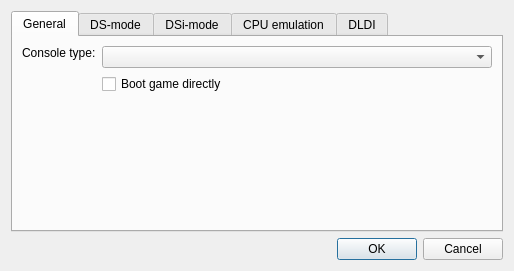
<?xml version="1.0" encoding="UTF-8"?>
<ui version="4.0">
 <class>EmuSettingsDialog</class>
 <widget class="QDialog" name="EmuSettingsDialog">
  <property name="geometry">
   <rect>
    <x>0</x>
    <y>0</y>
    <width>575</width>
    <height>254</height>
   </rect>
  </property>
  <property name="sizePolicy">
   <sizepolicy hsizetype="Fixed" vsizetype="Fixed">
    <horstretch>0</horstretch>
    <verstretch>0</verstretch>
   </sizepolicy>
  </property>
  <property name="windowTitle">
   <string>Emu settings - melonDS</string>
  </property>
  <layout class="QVBoxLayout" name="verticalLayout">
   <property name="sizeConstraint">
    <enum>QLayout::SetFixedSize</enum>
   </property>
   <item>
    <widget class="QTabWidget" name="tabWidget">
     <property name="currentIndex">
      <number>0</number>
     </property>
     <widget class="QWidget" name="tab">
      <attribute name="title">
       <string>General</string>
      </attribute>
      <layout class="QFormLayout" name="formLayout_4">
       <item row="1" column="1">
        <widget class="QComboBox" name="cbxConsoleType">
         <property name="sizePolicy">
          <sizepolicy hsizetype="MinimumExpanding" vsizetype="Fixed">
           <horstretch>0</horstretch>
           <verstretch>0</verstretch>
          </sizepolicy>
         </property>
         <property name="whatsThis">
          <string>&lt;html&gt;&lt;head/&gt;&lt;body&gt;&lt;p&gt;The type of console to emulate&lt;/p&gt;&lt;/body&gt;&lt;/html&gt;</string>
         </property>
        </widget>
       </item>
       <item row="2" column="1">
        <widget class="QCheckBox" name="chkDirectBoot">
         <property name="whatsThis">
          <string>&lt;html&gt;&lt;head/&gt;&lt;body&gt;&lt;p&gt;When loading a ROM, completely skip the regular boot process (&amp;quot;Nintendo DS&amp;quot; screen) to boot the ROM directly.&lt;/p&gt;&lt;p&gt;&lt;br/&gt;&lt;/p&gt;&lt;p&gt;Note: if your firmware dump isn't bootable, the ROM will be booted directly regardless of this setting.&lt;/p&gt;&lt;/body&gt;&lt;/html&gt;</string>
         </property>
         <property name="text">
          <string>Boot game directly</string>
         </property>
        </widget>
       </item>
       <item row="3" column="0">
        <spacer name="verticalSpacer_2">
         <property name="orientation">
          <enum>Qt::Vertical</enum>
         </property>
         <property name="sizeHint" stdset="0">
          <size>
           <width>20</width>
           <height>40</height>
          </size>
         </property>
        </spacer>
       </item>
       <item row="1" column="0">
        <widget class="QLabel" name="label_4">
         <property name="sizePolicy">
          <sizepolicy hsizetype="Preferred" vsizetype="Fixed">
           <horstretch>0</horstretch>
           <verstretch>0</verstretch>
          </sizepolicy>
         </property>
         <property name="text">
          <string>Console type:</string>
         </property>
        </widget>
       </item>
      </layout>
     </widget>
     <widget class="QWidget" name="tab_2">
      <attribute name="title">
       <string>DS-mode</string>
      </attribute>
      <layout class="QGridLayout" name="gridLayout">
       <item row="1" column="1">
        <widget class="QPathInput" name="txtBIOS7Path">
         <property name="whatsThis">
          <string>&lt;html&gt;&lt;head/&gt;&lt;body&gt;&lt;p&gt;DS-mode ARM7 BIOS&lt;/p&gt;&lt;p&gt;Size should be 16 KB&lt;/p&gt;&lt;/body&gt;&lt;/html&gt;</string>
         </property>
        </widget>
       </item>
       <item row="2" column="1">
        <widget class="QPathInput" name="txtFirmwarePath">
         <property name="whatsThis">
          <string>&lt;html&gt;&lt;head/&gt;&lt;body&gt;&lt;p&gt;DS-mode firmware&lt;/p&gt;&lt;p&gt;&lt;br/&gt;&lt;/p&gt;&lt;p&gt;Possible firmwares:&lt;/p&gt;&lt;p&gt;* 128 KB: DS-mode firmware from a DSi or 3DS. Not bootable.&lt;/p&gt;&lt;p&gt;* 256 KB: regular DS firmware.&lt;/p&gt;&lt;p&gt;* 512 KB: iQue DS firmware.&lt;/p&gt;&lt;/body&gt;&lt;/html&gt;</string>
         </property>
        </widget>
       </item>
       <item row="2" column="0">
        <widget class="QLabel" name="label_3">
         <property name="text">
          <string>DS firmware:</string>
         </property>
        </widget>
       </item>
       <item row="1" column="0">
        <widget class="QLabel" name="label_2">
         <property name="text">
          <string>DS ARM7 BIOS:</string>
         </property>
        </widget>
       </item>
       <item row="1" column="2">
        <widget class="QPushButton" name="btnBIOS7Browse">
         <property name="text">
          <string>Browse...</string>
         </property>
        </widget>
       </item>
       <item row="2" column="2">
        <widget class="QPushButton" name="btnFirmwareBrowse">
         <property name="text">
          <string>Browse...</string>
         </property>
        </widget>
       </item>
       <item row="0" column="2">
        <widget class="QPushButton" name="btnBIOS9Browse">
         <property name="sizePolicy">
          <sizepolicy hsizetype="Minimum" vsizetype="Fixed">
           <horstretch>0</horstretch>
           <verstretch>0</verstretch>
          </sizepolicy>
         </property>
         <property name="text">
          <string>Browse...</string>
         </property>
         <property name="autoDefault">
          <bool>true</bool>
         </property>
        </widget>
       </item>
       <item row="0" column="0">
        <widget class="QLabel" name="label">
         <property name="text">
          <string>DS ARM9 BIOS:</string>
         </property>
        </widget>
       </item>
       <item row="0" column="1">
        <widget class="QPathInput" name="txtBIOS9Path">
         <property name="sizePolicy">
          <sizepolicy hsizetype="Expanding" vsizetype="Fixed">
           <horstretch>0</horstretch>
           <verstretch>0</verstretch>
          </sizepolicy>
         </property>
         <property name="minimumSize">
          <size>
           <width>290</width>
           <height>0</height>
          </size>
         </property>
         <property name="statusTip">
          <string/>
         </property>
         <property name="whatsThis">
          <string>&lt;html&gt;&lt;head/&gt;&lt;body&gt;&lt;p&gt;DS-mode ARM9 BIOS&lt;/p&gt;&lt;p&gt;Size should be 4 KB&lt;/p&gt;&lt;/body&gt;&lt;/html&gt;</string>
         </property>
        </widget>
       </item>
       <item row="3" column="0">
        <spacer name="verticalSpacer_5">
         <property name="orientation">
          <enum>Qt::Vertical</enum>
         </property>
         <property name="sizeHint" stdset="0">
          <size>
           <width>20</width>
           <height>40</height>
          </size>
         </property>
        </spacer>
       </item>
      </layout>
     </widget>
     <widget class="QWidget" name="tab_4">
      <attribute name="title">
       <string>DSi-mode</string>
      </attribute>
      <layout class="QGridLayout" name="gridLayout_2">
       <item row="1" column="1">
        <widget class="QPathInput" name="txtDSiBIOS7Path">
         <property name="whatsThis">
          <string>&lt;html&gt;&lt;head/&gt;&lt;body&gt;&lt;p&gt;DSi-mode ARM7 BIOS&lt;/p&gt;&lt;p&gt;&lt;br/&gt;&lt;/p&gt;&lt;p&gt;Size should be 64 KB&lt;/p&gt;&lt;/body&gt;&lt;/html&gt;</string>
         </property>
        </widget>
       </item>
       <item row="5" column="2">
        <widget class="QPushButton" name="btnDSiSDBrowse">
         <property name="text">
          <string>Browse...</string>
         </property>
        </widget>
       </item>
       <item row="3" column="0">
        <widget class="QLabel" name="label_8">
         <property name="text">
          <string>DSi NAND:</string>
         </property>
        </widget>
       </item>
       <item row="3" column="2">
        <widget class="QPushButton" name="btnDSiNANDBrowse">
         <property name="text">
          <string>Browse...</string>
         </property>
        </widget>
       </item>
       <item row="1" column="0">
        <widget class="QLabel" name="label_6">
         <property name="text">
          <string>DSi ARM7 BIOS:</string>
         </property>
        </widget>
       </item>
       <item row="2" column="2">
        <widget class="QPushButton" name="btnDSiFirmwareBrowse">
         <property name="text">
          <string>Browse...</string>
         </property>
        </widget>
       </item>
       <item row="3" column="1">
        <widget class="QPathInput" name="txtDSiNANDPath">
         <property name="whatsThis">
          <string>&lt;html&gt;&lt;head/&gt;&lt;body&gt;&lt;p&gt;DSi NAND dump&lt;/p&gt;&lt;p&gt;&lt;br/&gt;&lt;/p&gt;&lt;p&gt;Should have 'nocash footer' at the end&lt;/p&gt;&lt;/body&gt;&lt;/html&gt;</string>
         </property>
        </widget>
       </item>
       <item row="0" column="2">
        <widget class="QPushButton" name="btnDSiBIOS9Browse">
         <property name="text">
          <string>Browse...</string>
         </property>
        </widget>
       </item>
       <item row="5" column="0">
        <widget class="QLabel" name="label_10">
         <property name="text">
          <string>DSi SD card:</string>
         </property>
        </widget>
       </item>
       <item row="0" column="1">
        <widget class="QPathInput" name="txtDSiBIOS9Path">
         <property name="sizePolicy">
          <sizepolicy hsizetype="Expanding" vsizetype="Fixed">
           <horstretch>0</horstretch>
           <verstretch>0</verstretch>
          </sizepolicy>
         </property>
         <property name="whatsThis">
          <string>&lt;html&gt;&lt;head/&gt;&lt;body&gt;&lt;p&gt;DSi-mode ARM9 BIOS&lt;/p&gt;&lt;p&gt;&lt;br/&gt;&lt;/p&gt;&lt;p&gt;Size should be 64 KB&lt;/p&gt;&lt;/body&gt;&lt;/html&gt;</string>
         </property>
        </widget>
       </item>
       <item row="2" column="0">
        <widget class="QLabel" name="label_7">
         <property name="text">
          <string>DSi firmware:</string>
         </property>
        </widget>
       </item>
       <item row="0" column="0">
        <widget class="QLabel" name="label_5">
         <property name="text">
          <string>DSi ARM9 BIOS:</string>
         </property>
        </widget>
       </item>
       <item row="2" column="1">
        <widget class="QPathInput" name="txtDSiFirmwarePath">
         <property name="whatsThis">
          <string>&lt;html&gt;&lt;head/&gt;&lt;body&gt;&lt;p&gt;DSi-mode firmware (used for DS-mode backwards compatibility)&lt;/p&gt;&lt;p&gt;&lt;br/&gt;&lt;/p&gt;&lt;p&gt;Size should be 128 KB&lt;/p&gt;&lt;/body&gt;&lt;/html&gt;</string>
         </property>
        </widget>
       </item>
       <item row="5" column="1">
        <widget class="QPathInput" name="txtDSiSDPath">
         <property name="whatsThis">
          <string>&lt;html&gt;&lt;head/&gt;&lt;body&gt;&lt;p&gt;SD image file for emulating the DSi's SD card&lt;/p&gt;&lt;/body&gt;&lt;/html&gt;</string>
         </property>
        </widget>
       </item>
       <item row="4" column="0" colspan="3">
        <widget class="QCheckBox" name="cbDSiSDEnable">
         <property name="whatsThis">
          <string>&lt;html&gt;&lt;head/&gt;&lt;body&gt;&lt;p&gt;Simulate a SD card being inserted in the DSi's SD slot. Requires a SD card image.&lt;/p&gt;&lt;/body&gt;&lt;/html&gt;</string>
         </property>
         <property name="text">
          <string>Enable DSi SD card</string>
         </property>
        </widget>
       </item>
       <item row="1" column="2">
        <widget class="QPushButton" name="btnDSiBIOS7Browse">
         <property name="text">
          <string>Browse...</string>
         </property>
        </widget>
       </item>
      </layout>
     </widget>
     <widget class="QWidget" name="tab_3">
      <attribute name="title">
       <string>CPU emulation</string>
      </attribute>
      <layout class="QFormLayout" name="formLayout_5">
       <item row="0" column="0">
        <widget class="QCheckBox" name="chkEnableJIT">
         <property name="text">
          <string>Enable JIT recompiler</string>
         </property>
        </widget>
       </item>
       <item row="1" column="0">
        <widget class="QLabel" name="label_9">
         <property name="text">
          <string>Maximum JIT block size:</string>
         </property>
        </widget>
       </item>
       <item row="1" column="1">
        <widget class="QSpinBox" name="spnJITMaximumBlockSize">
         <property name="minimum">
          <number>1</number>
         </property>
         <property name="maximum">
          <number>32</number>
         </property>
         <property name="value">
          <number>32</number>
         </property>
        </widget>
       </item>
       <item row="2" column="0">
        <widget class="QCheckBox" name="chkJITBranchOptimisations">
         <property name="text">
          <string>Branch optimisations</string>
         </property>
        </widget>
       </item>
       <item row="3" column="0">
        <widget class="QCheckBox" name="chkJITLiteralOptimisations">
         <property name="text">
          <string>Literal optimisations</string>
         </property>
        </widget>
       </item>
       <item row="4" column="0">
        <widget class="QCheckBox" name="chkJITFastMemory">
         <property name="text">
          <string>Fast memory</string>
         </property>
        </widget>
       </item>
       <item row="5" column="0">
        <spacer name="verticalSpacer">
         <property name="orientation">
          <enum>Qt::Vertical</enum>
         </property>
         <property name="sizeHint" stdset="0">
          <size>
           <width>20</width>
           <height>40</height>
          </size>
         </property>
        </spacer>
       </item>
      </layout>
     </widget>
     <widget class="QWidget" name="tab_5">
      <attribute name="title">
       <string>DLDI</string>
      </attribute>
      <layout class="QGridLayout" name="gridLayout_4">
       <item row="0" column="0" colspan="3">
        <widget class="QCheckBox" name="cbDLDIEnable">
         <property name="whatsThis">
          <string>&lt;html&gt;&lt;head/&gt;&lt;body&gt;&lt;p&gt;Enable the built-in DLDI driver, to let homebrew access files from a given SD image.&lt;/p&gt;&lt;/body&gt;&lt;/html&gt;</string>
         </property>
         <property name="text">
          <string>Enable DLDI (for homebrew)</string>
         </property>
        </widget>
       </item>
       <item row="1" column="2">
        <widget class="QPushButton" name="btnDLDISDBrowse">
         <property name="text">
          <string>Browse...</string>
         </property>
        </widget>
       </item>
       <item row="1" column="1">
        <widget class="QPathInput" name="txtDLDISDPath"/>
       </item>
       <item row="1" column="0">
        <widget class="QLabel" name="label_11">
         <property name="text">
          <string>DLDI SD card:</string>
         </property>
        </widget>
       </item>
       <item row="2" column="0">
        <spacer name="verticalSpacer_3">
         <property name="orientation">
          <enum>Qt::Vertical</enum>
         </property>
         <property name="sizeHint" stdset="0">
          <size>
           <width>20</width>
           <height>40</height>
          </size>
         </property>
        </spacer>
       </item>
      </layout>
     </widget>
    </widget>
   </item>
   <item>
    <widget class="QDialogButtonBox" name="buttonBox">
     <property name="orientation">
      <enum>Qt::Horizontal</enum>
     </property>
     <property name="standardButtons">
      <set>QDialogButtonBox::Cancel|QDialogButtonBox::Ok</set>
     </property>
    </widget>
   </item>
  </layout>
 </widget>
 <customwidgets>
  <customwidget>
   <class>QPathInput</class>
   <extends>QLineEdit</extends>
   <header>QPathInput.h</header>
  </customwidget>
 </customwidgets>
 <tabstops>
  <tabstop>cbxConsoleType</tabstop>
  <tabstop>chkDirectBoot</tabstop>
  <tabstop>chkEnableJIT</tabstop>
  <tabstop>spnJITMaximumBlockSize</tabstop>
 </tabstops>
 <resources/>
 <connections>
  <connection>
   <sender>buttonBox</sender>
   <signal>accepted()</signal>
   <receiver>EmuSettingsDialog</receiver>
   <slot>accept()</slot>
   <hints>
    <hint type="sourcelabel">
     <x>257</x>
     <y>349</y>
    </hint>
    <hint type="destinationlabel">
     <x>157</x>
     <y>274</y>
    </hint>
   </hints>
  </connection>
  <connection>
   <sender>buttonBox</sender>
   <signal>rejected()</signal>
   <receiver>EmuSettingsDialog</receiver>
   <slot>reject()</slot>
   <hints>
    <hint type="sourcelabel">
     <x>325</x>
     <y>349</y>
    </hint>
    <hint type="destinationlabel">
     <x>286</x>
     <y>274</y>
    </hint>
   </hints>
  </connection>
 </connections>
</ui>
